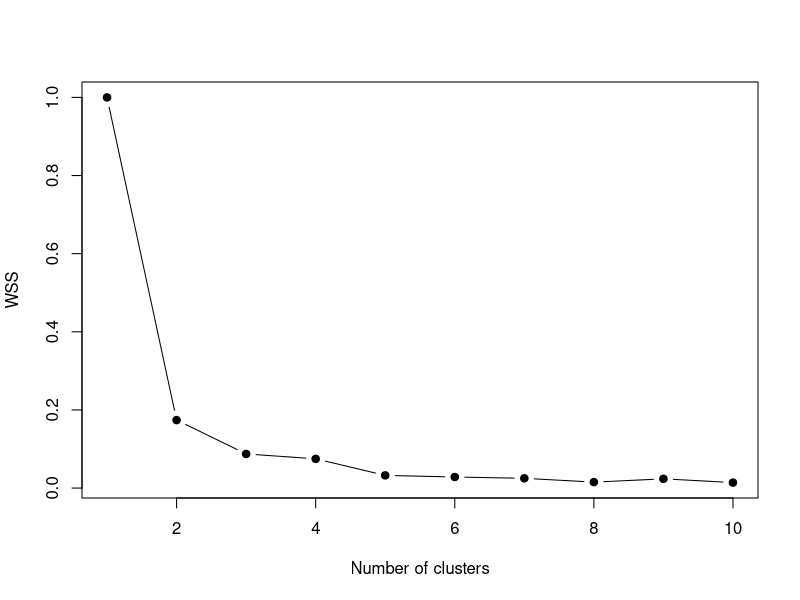
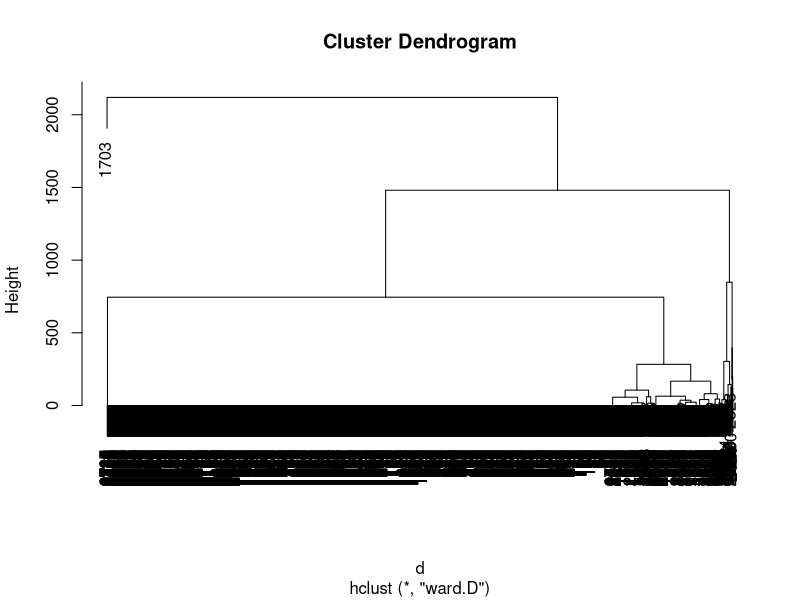
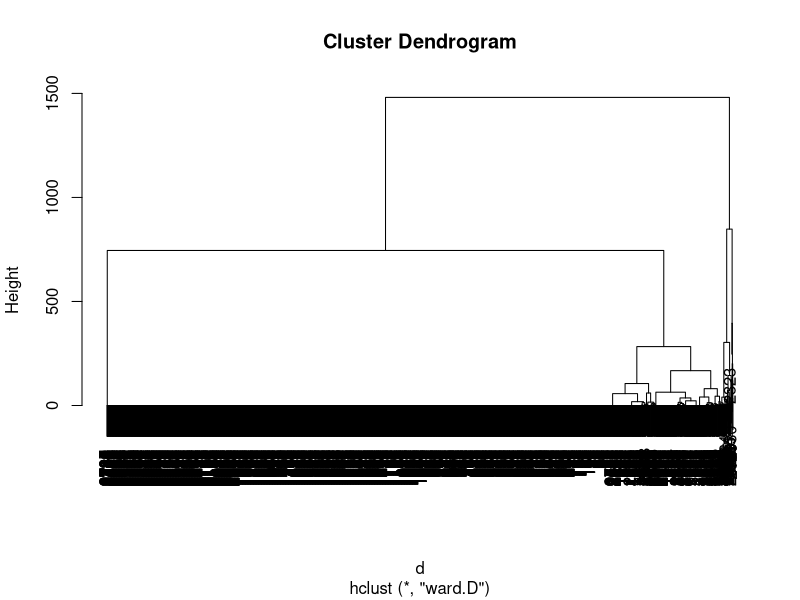
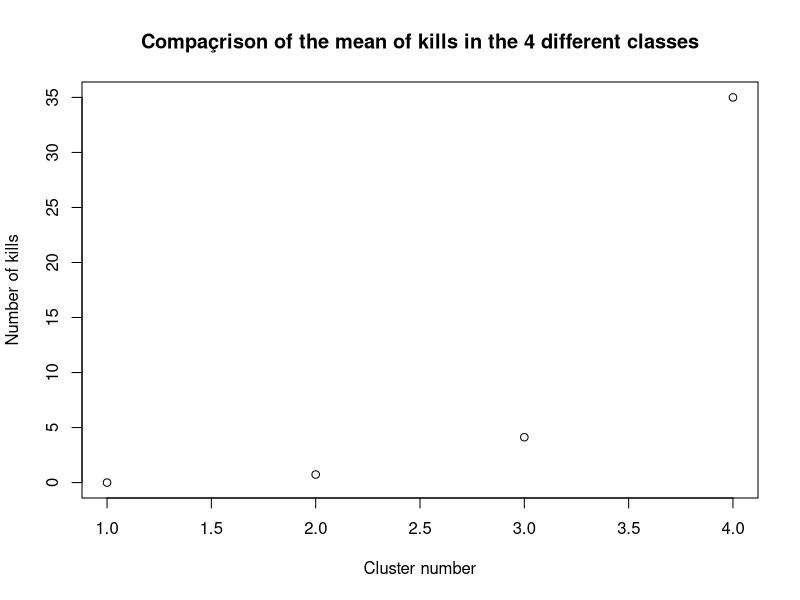
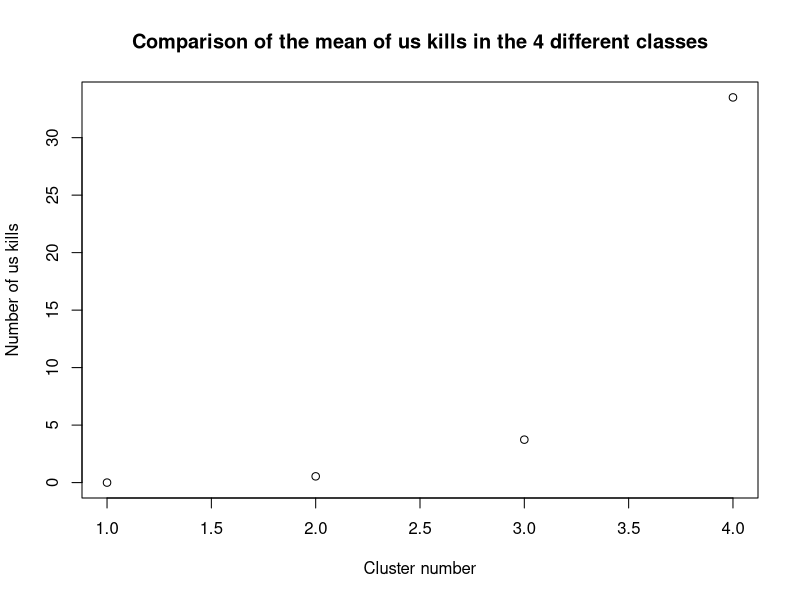
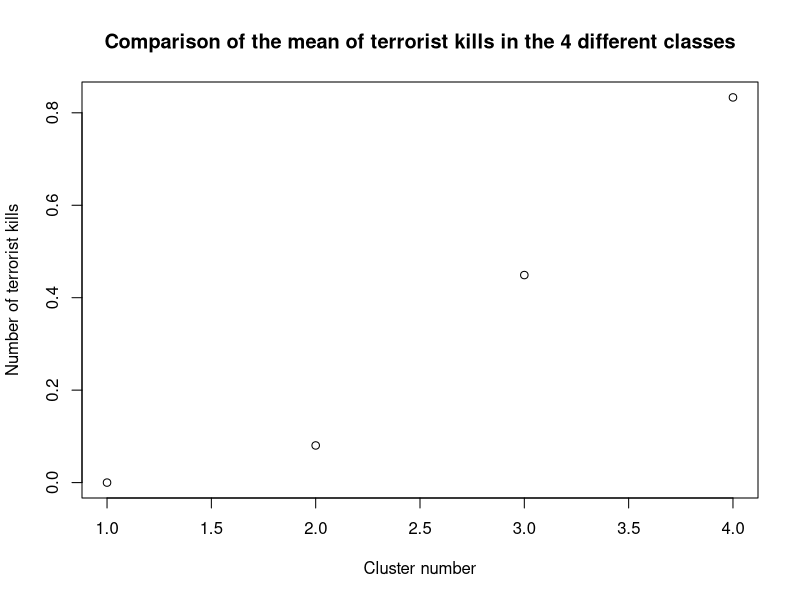
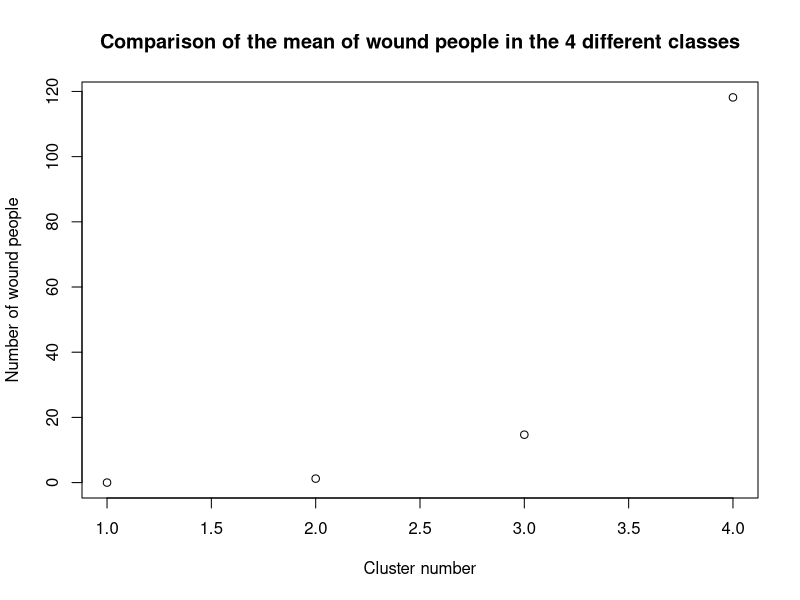
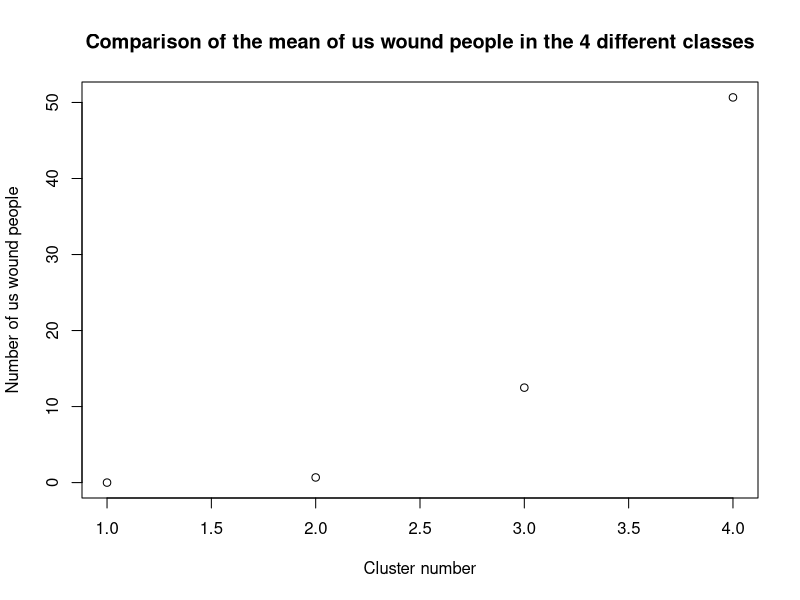

Reproduce these figures in R, in order. (Note: this script raises an error after producing the figures.)
## ---- chunk 1
knitr::opts_chunk$set(echo = TRUE)
## ---- chunk 2
if(!require("cluster"))install.packages("cluster"); require("cluster")
## ---- chunk 3
mydata = read.csv("../datasets/longitudeFixed.csv")
## ---- chunk 4
names(mydata)
## ---- chunk 5
mydata$nkillter[which(is.na(mydata$nkillter))] <- 0
mydata$nwoundus[which(is.na(mydata$nwoundus))] <- 0
mydata$nwoundte[which(is.na(mydata$nwoundte))] <- 0
## ---- chunk 6
mydatanumeric <- data.frame (mydata$nkill,mydata$nkillus,mydata$nkillter,mydata$nwound,mydata$nwoundus,mydata$nwoundte)
## ---- chunk 7
VE <- c()
for(k in 1:10){
  km <- kmeans(mydatanumeric, centers=k)
  VE[k] <- km$tot.withinss/km$totss
}
plot(VE, type="b", pch=19, xlab="Number of clusters", ylab="WSS")
## ---- chunk 8
k1 <- kmeans(mydatanumeric,4)
print(k1$size)
print(k1$centers)
## ---- chunk 9
d  <- dist(mydatanumeric)
h1 <- hclust(d,method="ward.D")
plot(h1)
## ---- chunk 10
mydatanumeric <- mydatanumeric[-c(1703),] 
mydata <- mydata[-c(1703),] 
d  <- dist(mydatanumeric)
h1 <- hclust(d,method="ward.D")
plot(h1)
## ---- chunk 11
nc = 4
c1 <- cutree(h1,nc)
table(c1)
## ---- chunk 12
cdg <- aggregate(as.data.frame(mydatanumeric),list(c1),mean)
cdg
## ---- chunk 13
plot(cdg$mydata.nkill,cdg$mydata.Group.1,main="Compaçrison of the mean of kills in the 4 different classes",xlab="Cluster number",ylab="Number of kills")
plot(cdg$mydata.nkillus,cdg$mydata.Group.1,main="Comparison of the mean of us kills in the 4 different classes",xlab="Cluster number",ylab="Number of us kills")
plot(cdg$mydata.nkillter,cdg$mydata.Group.1,main="Comparison of the mean of terrorist kills in the 4 different classes",xlab="Cluster number",ylab="Number of terrorist kills")
plot(cdg$mydata.nwound,cdg$mydata.Group.1,main="Comparison of the mean of wound people in the 4 different classes",xlab="Cluster number",ylab="Number of wound people")
plot(cdg$mydata.nwoundus,cdg$mydata.Group.1,main="Comparison of the mean of us wound people in the 4 different classes",xlab="Cluster number",ylab="Number of us wound people")
plot(cdg$mydata.nwoundte,cdg$mydata.Group.1,main="Comparison of the mean of wound terrorists in the 4 different classes",xlab="Cluster number",ylab="Number of wound terrorists")
## ---- chunk 14
mydataclusters <- as.data.frame(mydata[,])
mydataclusters$cluster <- c1
names(mydataclusters)
## ---- chunk 15
mydataclusters_1 <- subset(mydataclusters, cluster==1)
mydataclusters_2 <- subset(mydataclusters, cluster==2)
mydataclusters_3 <- subset(mydataclusters, cluster==3)
mydataclusters_4 <- subset(mydataclusters, cluster==4)
## ---- chunk 16
#success
#summary(mydata$success)
success_1_true <- length(which(mydataclusters_1$success == TRUE))/nrow(mydataclusters_1)
success_1_false <- length(which(mydataclusters_1$success == FALSE))/nrow(mydataclusters_1)
success_2_true <- length(which(mydataclusters_2$success == TRUE))/nrow(mydataclusters_2)
success_2_false <- length(which(mydataclusters_2$success == FALSE))/nrow(mydataclusters_2)
success_3_true <- length(which(mydataclusters_3$success == TRUE))/nrow(mydataclusters_3)
success_3_false <- length(which(mydataclusters_3$success == FALSE))/nrow(mydataclusters_3)
success_4_true <- length(which(mydataclusters_4$success == TRUE))/nrow(mydataclusters_4)
success_4_false <- length(which(mydataclusters_4$success == FALSE))/nrow(mydataclusters_4)
clusters_success <- matrix(c(success_1_true,success_1_false,success_2_true,success_2_false,success_3_true,success_3_false,success_4_true,success_4_false),ncol=4,byrow=FALSE)
colnames(clusters_success) <- c("1rst cluster","2nd cluster","3rd cluster","4th cluster")
rownames(clusters_success) <- c("true","false")
counts <- as.table(clusters_success)
barplot(counts, main="Success of the attack",xlab="Cluster number",ylab="%", col=c("darkblue","red"),legend = rownames(counts))

#attacktype1_txt
#summary(mydata$attacktype1_txt)
attacktype_clusters <- as.data.frame(summary(mydataclusters_1$attacktype1_txt))/nrow(mydataclusters_1)
attacktype_clusters$cluster_2 <- as.vector((as.data.frame(summary(mydataclusters_2$attacktype1_txt))/nrow(mydataclusters_2))[,])
attacktype_clusters$cluster_3 <- as.vector((as.data.frame(summary(mydataclusters_3$attacktype1_txt))/nrow(mydataclusters_3))[,])
attacktype_clusters$cluster_4 <- as.vector((as.data.frame(summary(mydataclusters_4$attacktype1_txt))/nrow(mydataclusters_4))[,])
colnames(attacktype_clusters) <- c("1rst cluster","2nd cluster","3rd cluster","4th cluster")
clusters_attacktype <- matrix(as.vector(t(attacktype_clusters)),ncol=4,byrow=TRUE)
colnames(clusters_attacktype) <- c("1rst cluster","2nd cluster","3rd cluster","4th cluster")
rownames(clusters_attacktype) <- rownames(attacktype_clusters)
counts <- as.table(clusters_attacktype)
barplot(counts, main="Type of the attack",xlab="Cluster number",ylab="%", col=rainbow(length(levels(mydataclusters_1$attacktype1_txt))),legend = rownames(counts))

#targtype1_txt
#summary(mydata$targtype1_txt)
targtype_clusters <- as.data.frame(summary(mydataclusters_1$targtype1_txt))/nrow(mydataclusters_1)
targtype_clusters$cluster_2 <- as.vector((as.data.frame(summary(mydataclusters_2$targtype1_txt))/nrow(mydataclusters_2))[,])
targtype_clusters$cluster_3 <- as.vector((as.data.frame(summary(mydataclusters_3$targtype1_txt))/nrow(mydataclusters_3))[,])
targtype_clusters$cluster_4 <- as.vector((as.data.frame(summary(mydataclusters_4$targtype1_txt))/nrow(mydataclusters_4))[,])
colnames(targtype_clusters) <- c("1rst cluster","2nd cluster","3rd cluster","4th cluster")
clusters_targtype <- matrix(as.vector(t(targtype_clusters)),ncol=4,byrow=TRUE)
colnames(clusters_targtype) <- c("1rst cluster","2nd cluster","3rd cluster","4th cluster")
rownames(clusters_targtype) <- rownames(targtype_clusters)
counts <- as.table(clusters_targtype)
barplot(counts, main="Attack type variable variable",xlab="Cluster number",ylab="%",legend.text=TRUE,args.legend=list(
      x=ncol(counts) + 3,
      y=max(colSums(counts)),
      bty = "n"
    ), col=rainbow(length(levels(mydataclusters_1$targtype1_txt))))

#claimmode_txt (full of NA's)
#summary(mydata$claimmode_txt)
claimmode_clusters <- as.data.frame(summary(mydataclusters_1$claimmode_txt))/nrow(mydataclusters_1)
claimmode_clusters$cluster_2 <- as.vector((as.data.frame(summary(mydataclusters_2$claimmode_txt))/nrow(mydataclusters_2))[,])
claimmode_clusters$cluster_3 <- as.vector((as.data.frame(summary(mydataclusters_3$claimmode_txt))/nrow(mydataclusters_3))[,])
claimmode_clusters$cluster_4 <- as.vector((as.data.frame(summary(mydataclusters_4$claimmode_txt))/nrow(mydataclusters_4))[,])
colnames(claimmode_clusters) <- c("1rst cluster","2nd cluster","3rd cluster","4th cluster")
clusters_claimmode <- matrix(as.vector(t(claimmode_clusters)),ncol=4,byrow=TRUE)
colnames(clusters_claimmode) <- c("1rst cluster","2nd cluster","3rd cluster","4th cluster")
rownames(clusters_claimmode) <- rownames(claimmode_clusters)
counts <- as.table(clusters_claimmode)
barplot(counts, main="Attack type variable variable",xlab="Cluster number",ylab="%", col=rainbow(length(levels(mydataclusters_1$claimmode_txt))), legend = rownames(counts))

#weaptype1_txt
#summary(mydata$weaptype1_txt)
weaptype_clusters <- as.data.frame(summary(mydataclusters_1$weaptype1_txt))/nrow(mydataclusters_1)
weaptype_clusters$cluster_2 <- as.vector((as.data.frame(summary(mydataclusters_2$weaptype1_txt))/nrow(mydataclusters_2))[,])
weaptype_clusters$cluster_3 <- as.vector((as.data.frame(summary(mydataclusters_3$weaptype1_txt))/nrow(mydataclusters_3))[,])
weaptype_clusters$cluster_4 <- c(as.vector((as.data.frame(summary(mydataclusters_4$weaptype1_txt))/nrow(mydataclusters_4))[,]),0)
colnames(weaptype_clusters) <- c("1rst cluster","2nd cluster","3rd cluster","4th cluster")
clusters_weaptype <- matrix(as.vector(t(weaptype_clusters)),ncol=4,byrow=TRUE)
colnames(clusters_weaptype) <- c("1rst cluster","2nd cluster","3rd cluster","4th cluster")
rownames(clusters_weaptype) <- rownames(weaptype_clusters)
counts <- as.table(clusters_weaptype)
barplot(counts, main="Attack type variable variable",xlab="Cluster number",ylab="%", col=rainbow(length(levels(mydataclusters_1$weaptype1_txt))), legend = rownames(counts))

#president_party
#summary(mydata$president_party)
president_party_clusters <- as.data.frame(summary(mydataclusters_1$president_party))/nrow(mydataclusters_1)
president_party_clusters$cluster_2 <- as.vector((as.data.frame(summary(mydataclusters_2$president_party))/nrow(mydataclusters_2))[,])
president_party_clusters$cluster_3 <- as.vector((as.data.frame(summary(mydataclusters_3$president_party))/nrow(mydataclusters_3))[,])
president_party_clusters$cluster_4 <- as.vector((as.data.frame(summary(mydataclusters_4$president_party))/nrow(mydataclusters_4))[,])
colnames(president_party_clusters) <- c("1rst cluster","2nd cluster","3rd cluster","4th cluster")
clusters_president_party <- matrix(as.vector(t(president_party_clusters)),ncol=4,byrow=TRUE)
colnames(clusters_president_party) <- c("1rst cluster","2nd cluster","3rd cluster","4th cluster")
rownames(clusters_president_party) <- rownames(president_party_clusters)
counts <- as.table(clusters_president_party)
barplot(counts, main="Attack type variable variable",xlab="Cluster number", col=c("blue", "red"), ylab="%",legend = rownames(counts))
## ---- chunk 17
v <- c()
mydatanumeric["cluster"] <- c1
for(i in 1:10){
  v[i] <- sum(scale(subset(mydatanumeric, mydatanumeric$cluster==i), scale=FALSE)^2)
}
plot(v, type="b", pch=19, xlab="Number clusters", ylab="BSS")
## ---- chunk 18
names(mydata)
actives<-c(7,8,9,10,11,12,13,14,16,17,18,19,20,21,22,23,26,27)
dissimMatrix <- daisy(mydata[,actives], metric = "gower", stand=TRUE)
distMatrix<-dissimMatrix^2
h1 <- hclust(distMatrix,method="ward.D") 
plot(h1)
c2 <- cutree(h1,4)
table(c2)
## ---- chunk 19
cdg <- aggregate(as.data.frame(mydatanumeric[,1:6]),list(c2),mean)
cdg
## ---- chunk 20
mydataclusters <- as.data.frame(mydata[,actives])
mydataclusters$cluster <- c2
names(mydataclusters)
## ---- chunk 21
mydataclusters_1 <- subset(mydataclusters, cluster==1)
mydataclusters_2 <- subset(mydataclusters, cluster==2)
mydataclusters_3 <- subset(mydataclusters, cluster==3)
mydataclusters_4 <- subset(mydataclusters, cluster==4)
